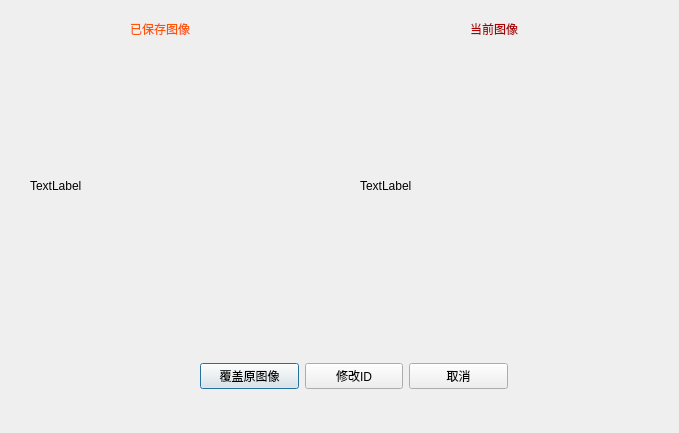
<?xml version="1.0" encoding="UTF-8"?>
<ui version="4.0">
 <class>ImageComparison</class>
 <widget class="QDialog" name="ImageComparison">
  <property name="geometry">
   <rect>
    <x>0</x>
    <y>0</y>
    <width>679</width>
    <height>433</height>
   </rect>
  </property>
  <property name="windowTitle">
   <string>图像对比</string>
  </property>
  <widget class="QLabel" name="_labelNew">
   <property name="geometry">
    <rect>
     <x>360</x>
     <y>60</y>
     <width>281</width>
     <height>251</height>
    </rect>
   </property>
   <property name="text">
    <string>TextLabel</string>
   </property>
  </widget>
  <widget class="QLabel" name="_labelOld">
   <property name="geometry">
    <rect>
     <x>30</x>
     <y>60</y>
     <width>281</width>
     <height>251</height>
    </rect>
   </property>
   <property name="text">
    <string>TextLabel</string>
   </property>
  </widget>
  <widget class="QLabel" name="label">
   <property name="geometry">
    <rect>
     <x>130</x>
     <y>20</y>
     <width>81</width>
     <height>17</height>
    </rect>
   </property>
   <property name="text">
    <string>&lt;html&gt;&lt;head/&gt;&lt;body&gt;&lt;p&gt;&lt;span style=&quot; color:#ff5500;&quot;&gt;已保存图像&lt;/span&gt;&lt;/p&gt;&lt;/body&gt;&lt;/html&gt;</string>
   </property>
  </widget>
  <widget class="QLabel" name="label_4">
   <property name="geometry">
    <rect>
     <x>470</x>
     <y>20</y>
     <width>66</width>
     <height>17</height>
    </rect>
   </property>
   <property name="text">
    <string>&lt;html&gt;&lt;head/&gt;&lt;body&gt;&lt;p&gt;&lt;span style=&quot; color:#aa0000;&quot;&gt;当前图像&lt;/span&gt;&lt;/p&gt;&lt;/body&gt;&lt;/html&gt;</string>
   </property>
  </widget>
  <widget class="QWidget" name="">
   <property name="geometry">
    <rect>
     <x>200</x>
     <y>360</y>
     <width>308</width>
     <height>32</height>
    </rect>
   </property>
   <layout class="QHBoxLayout" name="horizontalLayout">
    <item>
     <widget class="QPushButton" name="_pushButtonOverwrite">
      <property name="text">
       <string>覆盖原图像</string>
      </property>
     </widget>
    </item>
    <item>
     <widget class="QPushButton" name="_pushButtonModifyID">
      <property name="text">
       <string>修改ID</string>
      </property>
     </widget>
    </item>
    <item>
     <widget class="QPushButton" name="_pushButtonCancel">
      <property name="text">
       <string>取消</string>
      </property>
     </widget>
    </item>
   </layout>
  </widget>
 </widget>
 <resources/>
 <connections/>
</ui>
